Frame 1 (no input): blank canvas, image omitted
Frame 60 (no input): blank canvas, image omitted
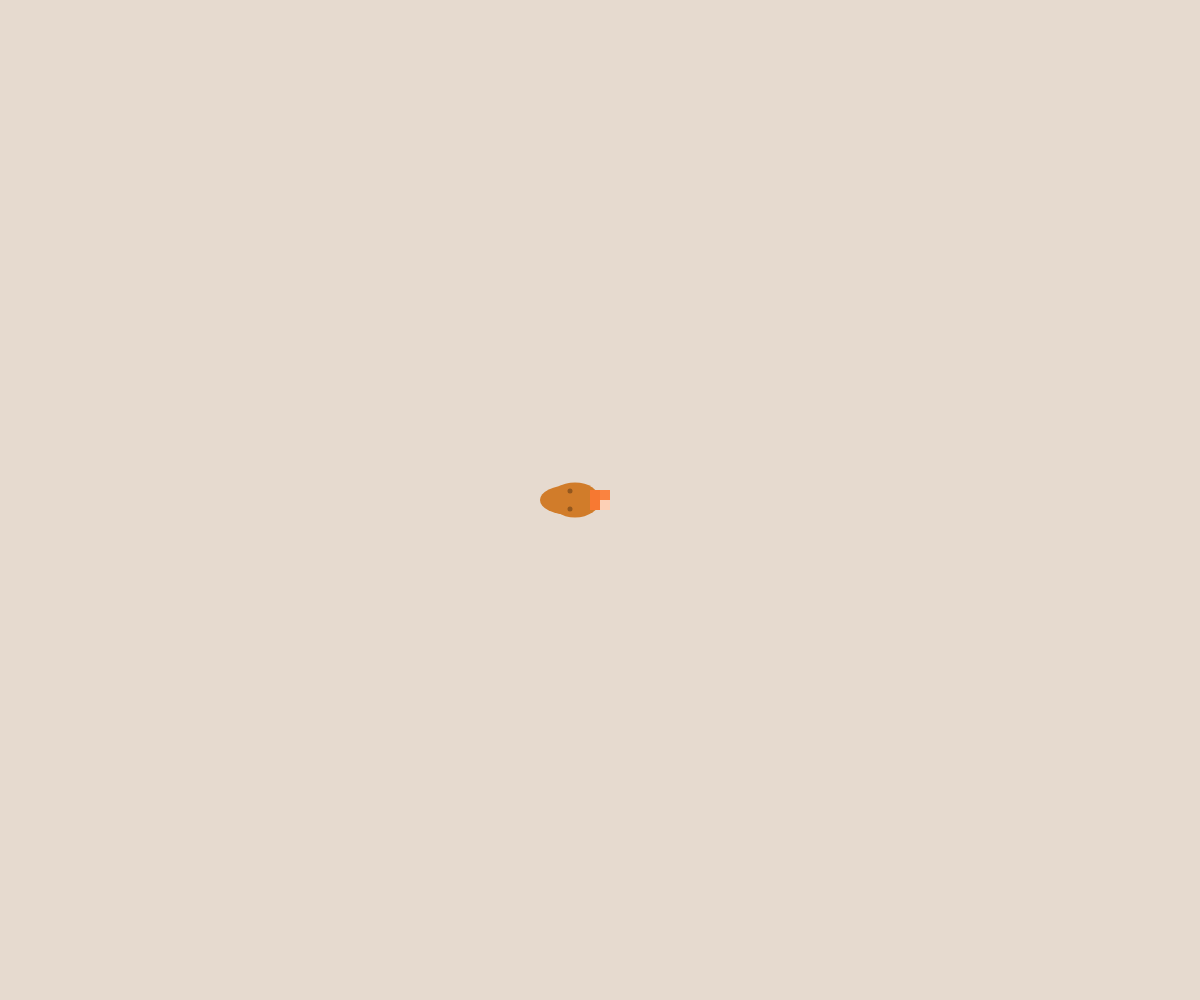
Frame 120 (the mouse pressed at the canvas centre since frame 60)

The p5.js sketch whose frames 1 and 60 were blank and that drew this single picture after the mouse press (run headless with seeded random() and noise() and a simulated clock; from frame 60 on, the mouse is pressed at the canvas centre):

// p5.js sketch
// ── sketch.js
/*
Snake Painter

In this sketch, you can draw your unique snake with different colour!
press "r" for red, "y" for yellow, "o" for orange, and "g" for green
You can also adjust the body size by pressing "+" or "-"

Designer: Yen-Yi Chiang, n10859543
*/

let head = 0
let eyePosition = 9
let headSize = 30
let bodySize = 5
let rectHeight

//variables for changing colour
let x = 0
let snakeColor

function setup() {
  createCanvas(windowWidth, windowHeight);
  colorMode(HSB)
  background(30, 10, 90, 90);
}

function draw() {
  rectMode(CENTER)

  //press different key resilt in different paint colour
  snakeColor = [random(20, 30), random(0, 10), random(40, 50), random(90, 100)]
  if (key == "r") {
    x = 1
  } else if (key == "y") {
    x = 2
  } else if (key == "g") {
    x = 3
  } else if (key == "o") {
    x = 0
  }

  //Making sure there are only one head been drawn on each snake using (head=0)
  if (mouseIsPressed && head == 0) {

    //Detacting the orientation of the drawing path
    if (pmouseX < mouseX && head == 0) {
      drawHeadLR(9, -25, -30)
    }
    if (pmouseX > mouseX && head == 0) {
      drawHeadLR(9, 25, 30)
    }
    if (pmouseY < mouseY && head == 0) {
      drawHeadUD(9, -25, -30)
    }
    if (pmouseY > mouseY && head == 0) {
      drawHeadUD(9, 25, 30)
    }
  }

  //Drawing snake body only if the head have been drawn(head=1)
  if (mouseIsPressed && head == 1) {
    colorMode(HSB)
    noStroke()
    fill(snakeColor[x], 80, random(70, 100))
    
    square(mouseX - bodySize, mouseY - bodySize, 2 * bodySize)
    fill(snakeColor[x], 80, random(70, 100))
    square(mouseX - bodySize, mouseY + bodySize, 2 * bodySize)
    fill(snakeColor[x], random(80), random(70, 100))
    square(mouseX + bodySize, mouseY + bodySize, 2 * bodySize)
    fill(snakeColor[x], random(80), random(70, 100))
    square(mouseX + bodySize, mouseY - bodySize, 2 * bodySize)
  }

  //Adjust the size of body by pressing +/-
  if (keyIsPressed) {
    if (key == "+") {
      bodySize = bodySize + 0.1
    } else if (key == "-" && bodySize > 0) {
      bodySize = bodySize - 0.1
    }
  }
}

//Initialize the variables when finished previous snake
function mouseReleased() {
  head = 0
  bodySize = 5
}

//drawing head upward, downward or rightward, leftward
function drawHeadLR(eyePosition, rectHeight, headSize) {
  noStroke()
  fill(snakeColor[x], 80, random(80, 100))
  ellipse(mouseX + rectHeight, mouseY, 50, 35)
  ellipse(mouseX + headSize, mouseY, 60, 30)
  rect(mouseX + rectHeight, mouseY, 35, 25)

  strokeWeight(5)
  stroke(1, 1, 1, 0.3);
  point(mouseX + headSize, mouseY + eyePosition);
  point(mouseX + headSize, mouseY - eyePosition)
  
  head = 1;
}

function drawHeadUD(eyePosition, rectHeight, headSize) {
  noStroke()
  fill(snakeColor[x], 80, random(80, 100))
  ellipse(mouseX, mouseY + rectHeight, 35, 50)
  ellipse(mouseX, mouseY + headSize, 30, 60)
  rect(mouseX, mouseY + rectHeight, 25, 35)

  strokeWeight(5)
  stroke(1, 1, 1, 0.3);
  point(mouseX + eyePosition, mouseY + headSize);
  point(mouseX - eyePosition, mouseY + headSize)
  
  head = 1;
}
